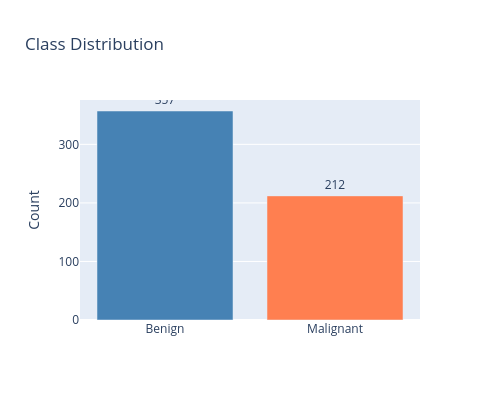

Source (notebook cell):
### Markdown cell above
### Class Distribution

### Code cell
plot_class_distribution(data).show()

### Figure 1 — Plotly figure (JSON) as saved in the notebook; plotly's stock layout.template omitted (floating-point values rounded to 4 significant figures)
{"data": [{"marker": {"color": ["steelblue", "coral"]}, "text": ["357", "212"], "textposition": "outside", "type": "bar", "x": ["Benign", "Malignant"], "y": [357, 212]}], "layout": {"height": 400, "title": {"text": "Class Distribution"}, "width": 500, "yaxis": {"title": {"text": "Count"}}}}
